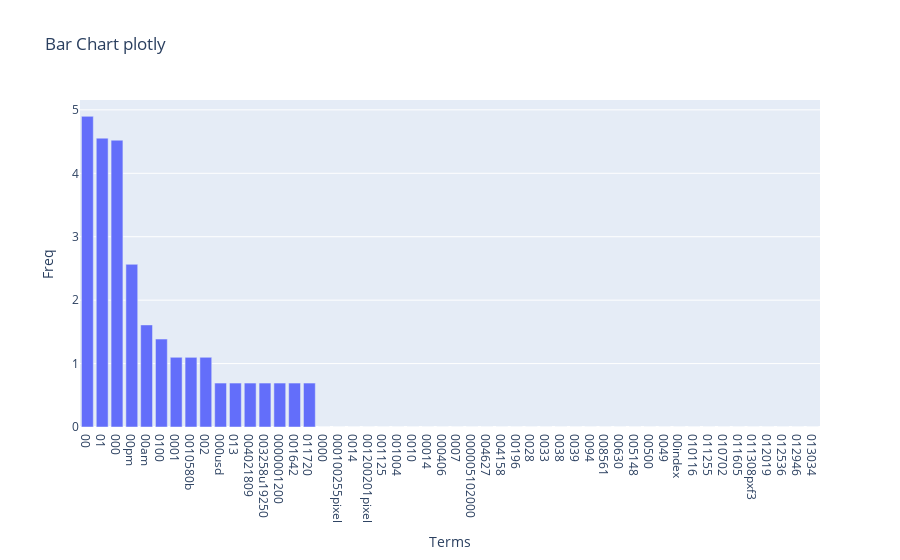

Notebook code cell kept with this figure:
### Markdown cell above
### >>> **Exercise 15 (take home):** 
You can copy the code from the previous exercise and change the 'term_frequencies' variable for the 'term_frequencies_log', comment about the differences that you observe and talk about other possible insights that we can get from a log distribution.

### Code cell
# Answer here
import math
term_frequencies_log = [math.log(i) for i in term_frequencies]

data = {
    'Terms':count_vect.get_feature_names_out()[:300],
    'Freq':term_frequencies_log[:300]
}

df = pd.DataFrame(data)
df_top = df.head(50)

df_top = df_top.sort_values(by='Freq', ascending=False)

fig = px.bar(df_top,
             x='Terms',
             y='Freq',
             title='Bar Chart plotly')

fig.show()

### Figure 1 — Plotly figure (JSON) as saved in the notebook; plotly's stock layout.template omitted (floating-point values rounded to 4 significant figures)
{"data": [{"alignmentgroup": "True", "hovertemplate": "Terms=%{x}<br>Freq=%{y}<extra></extra>", "legendgroup": "", "marker": {"color": "#636efa", "pattern": {"shape": ""}}, "name": "", "offsetgroup": "", "orientation": "v", "showlegend": false, "textposition": "auto", "type": "bar", "x": ["00", "01", "000", "00pm", "00am", "0100", "0001", "0010580b", "002", "000usd", "013", "004021809", "003258u19250", "0000001200", "001642", "011720", "0000", "000100255pixel", "0014", "001200201pixel", "001125", "001004", "0010", "00014", "000406", "0007", "000005102000", "004627", "004158", "00196", "0028", "0033", "0038", "0039", "0094", "008561", "00630", "005148", "00500", "0049", "00index", "010116", "011255", "010702", "011605", "011308pxf3", "012019", "012536", "012946", "013034"], "xaxis": "x", "y": [4.898, 4.554, 4.522, 2.565, 1.609, 1.386, 1.099, 1.099, 1.099, 0.6931, 0.6931, 0.6931, 0.6931, 0.6931, 0.6931, 0.6931, 0, 0, 0, 0, 0, 0, 0, 0, 0, 0, 0, 0, 0, 0, 0, 0, 0, 0, 0, 0, 0, 0, 0, 0, 0, 0, 0, 0, 0, 0, 0, 0, 0, 0], "yaxis": "y"}], "layout": {"barmode": "relative", "legend": {"tracegroupgap": 0}, "title": {"text": "Bar Chart plotly"}, "xaxis": {"anchor": "y", "domain": [0, 1], "title": {"text": "Terms"}}, "yaxis": {"anchor": "x", "domain": [0, 1], "title": {"text": "Freq"}}}}
